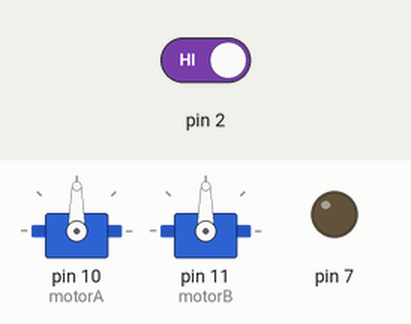
This sketch was run on a simulated Arduino Uno, built with avr-gcc and run on an emulated ATmega328P. On the bench: 2 × servo, output pins drawn as LEDs (lit = HIGH). Inputs (shaded band) come from the test bench; at power-on: pin 2 HIGH.

Above: at 1.2 s.
1.3 s: pin 2 driven LOW
At 2.3 s:
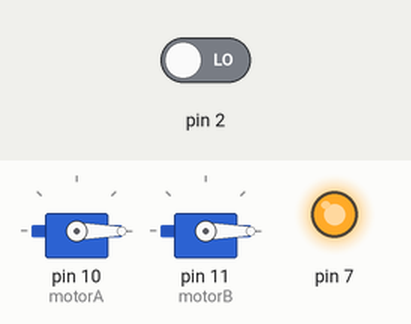
At 3.8 s:
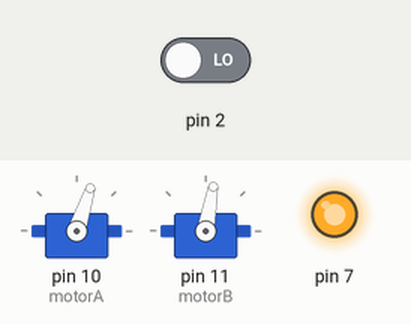
7.3 s: pin 2 driven HIGH
At 8.0 s:
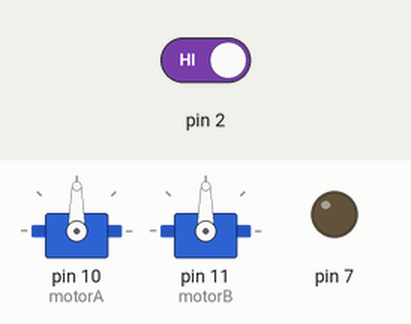
Timing chart, 0 to 10.3 s (numbered marks = the images above; inputs shaded):
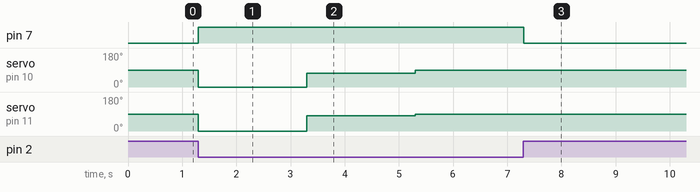

The sketch:

racer_-_servo_motor_intro.ino
```cpp
#include <Servo.h>

Servo motorA;
Servo motorB;

void setup() {
  // put your setup code here, to run once:

  pinMode(2,INPUT);
  pinMode(7,OUTPUT);
  motorA.attach(10);
  motorB.attach(11);

  motorA.write(90);
  motorB.write(90);

}

void loop() {
  // put your main code here, to run repeatedly:

  if (digitalRead(2)==LOW) {
    //this is what happens when you press the button
    digitalWrite(7,HIGH);
    motorA.write(0);
    motorB.write(0);
    delay(2000);
    motorA.write(72);
    motorB.write(80);
    delay(2000);
    motorA.write(90);
    motorB.write(90);
    delay(2000);
  }
  else {
    //this is what happens when you don't press the button
    digitalWrite(7,LOW);
    motorA.write(90);
    motorB.write(90);
  }


}
```

Measured:
- after the input at 1.3 s, pin 7: LOW → HIGH at once; servo on pin 10 (motorA): 90° → 0° at once, → 72° 2.0 s later, → 90° 2.0 s later; servo on pin 11 (motorB): 90° → 0° at once, → 80° 2.0 s later, → 90° 2.0 s later
- after the input at 7.3 s, pin 7: HIGH → LOW at once; servo on pin 10 (motorA), servo on pin 11 (motorB): stays 90° (without the input it goes to 0° after 0.00 s)
